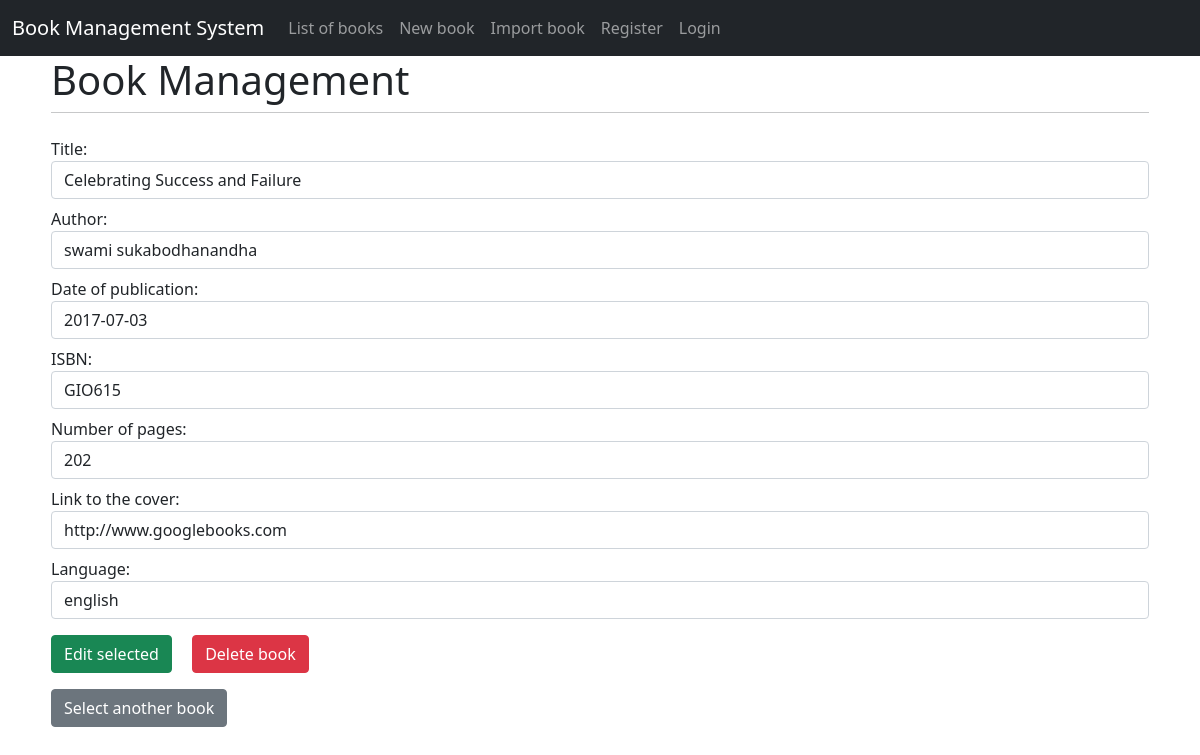
Screenshot of /edit/17/ with the database file from the repository.
### main/models.py (models this page shows, shortened)
class Books(models.Model):
    title = models.CharField(max_length=200)
    author = models.CharField(max_length=200)
    publication_date = models.DateField()
    isbn = models.CharField(max_length=30)
    page_count = models.IntegerField()
    front_page_link = models.URLField()
    language = models.CharField(max_length=40)

### main/views.py (the view)
# urls.py: path("edit/<int:item_id>/", views.edit, name="edit"),
def edit(request, item_id):
    if request.method == "POST":
        form = BookHandler(request.POST)
        if form.is_valid():
            title_var = form.cleaned_data["title"]
            author_var = form.cleaned_data["author"]
            publication_date_var = form.cleaned_data["publication_date"]
            isbn_var = form.cleaned_data["isbn"]
            page_count_var = form.cleaned_data["page_count"]
            front_page_link_var = form.cleaned_data["front_page_link"]
            language_var = form.cleaned_data["language"]
            if request.POST.get("create_new"):
                book = Books(
                    title=title_var,
                    author=author_var,
                    publication_date=publication_date_var,
                    isbn=isbn_var,
                    page_count=page_count_var,
                    front_page_link=front_page_link_var,
                    language=language_var,
                )
                book.save()
                messages.success(request, "Success! New book added!")
            elif request.POST.get("change_book"):
                book = Books(
                    id=item_id,
                    title=title_var,
                    author=author_var,
                    publication_date=publication_date_var,
                    isbn=isbn_var,
                    page_count=page_count_var,
                    front_page_link=front_page_link_var,
                    language=language_var,
                )
                book.save()
                messages.success(request, "Book changed successfully!")
            elif request.POST.get("delete_book"):
                book = Books.objects.get(id=item_id)
                book.delete()
                messages.success(request, "Book deleted successfully!")
                item_id = 0
            return HttpResponseRedirect("/edit/{}/".format(item_id))  # valid
        for errors in form.errors.values():  # validation error messages
            for error in errors:
                if error == "au_short":
                    messages.error(request, "Author's name is too short!")
                elif error == "pc_small":
                    messages.error(request, "The number of pages is too small!")
        return HttpResponseRedirect("/edit/{}/".format(item_id))  # not valid
    else:
        if item_id == 0:
            form = BookHandler()
        else:
            book = Books.objects.get(id=item_id)
            form = BookHandler(
                initial={
                    "title": book.title,
                    "author": book.author,
                    "publication_date": book.publication_date,
                    "isbn": book.isbn,
                    "page_count": book.page_count,
                    "front_page_link": book.front_page_link,
                    "language": book.language,
                }
            )
        return render(request, "main/edit.html", {"form": form, "item_id": item_id})

### main/templates/main/edit.html (shortened to what this page needs)
{% extends 'main/base.html' %}
{% block view_header %}
<h1>Book Management</h1>
{% endblock %}
{% block content %}
<form method="post" action="/edit/{{item_id}}/" class="form-group">
    <div class="form-group">
        {{form}}
    </div>
    {% if item_id == 0 %}
        <button type="submit", name="create_new", value="create_new" class="btn btn-success">Add new book</button>
    {% else %}
        <button type="submit", name="change_book", value="change_book" class="btn btn-success">Edit selected </button>
        <button type="submit", name="delete_book", value="delete_book" class="btn btn-danger ms-3">Delete book</button>
    {% endif %}
</form>
<form method="get" action="/list_of_books/"><button type="submit", class="btn btn-secondary mt-3">Select another book</button></form>
{% endblock %}

### rows the page displays
Books: title "Celebrating Success and Failure", author "swami sukabodhanandha", publication_date "2017-07-03", isbn "GIO615", page_count "202", front_page_link "http://www.googlebooks.com", language "english"
